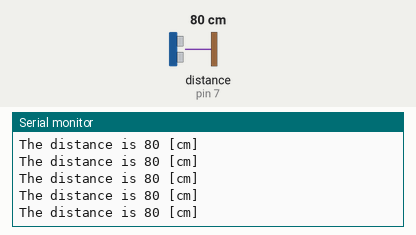
Simulated run of this sketch. Board: Arduino Uno, built with avr-gcc and run on an emulated ATmega328P. Parts: the last lines printed to the serial monitor. Wiring (inferred from the names in the program): ultrasonic range finder: trigger pin 6; echo pin 7. The test bench sets the inputs (shaded band); at power-on: distance to the obstacle (sensor on pin 7) 80 cm. The echo pulse lasts 58.3 µs per cm.

Above: at 1.2 s.
1.3 s: distance to the obstacle (sensor on pin 7) set to 2 cm
At 2.3 s:
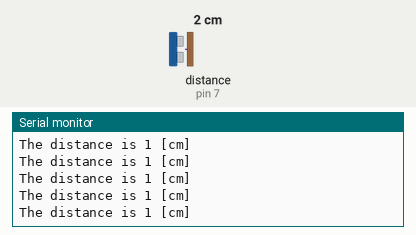
4.3 s: distance to the obstacle (sensor on pin 7) set to 18 cm
At 5.2 s:
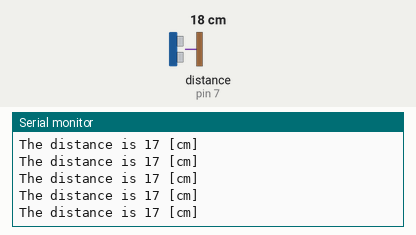
7.3 s: distance to the obstacle (sensor on pin 7) set to 4 cm
At 8.2 s:
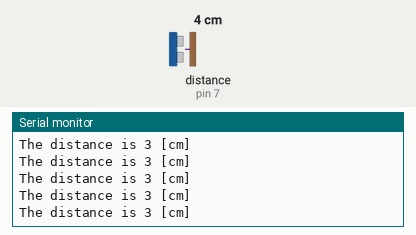
10.3 s: distance to the obstacle (sensor on pin 7) set to 35 cm
At 11.0 s:
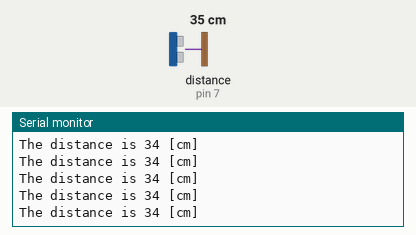
13.3 s: distance to the obstacle (sensor on pin 7) set to 9 cm
At 13.8 s:
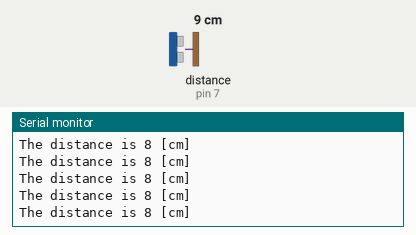
16.3 s: distance to the obstacle (sensor on pin 7) set to 60 cm
At 17.0 s:
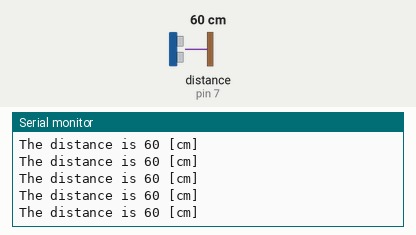
Timing chart, 0 to 19.3 s (numbered marks = the images above; inputs shaded):
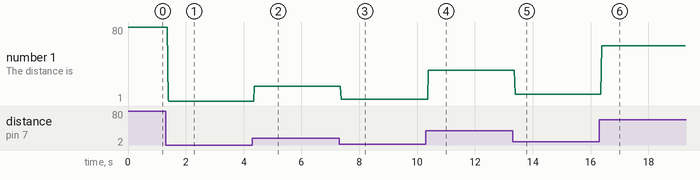

The sketch:

Ultrasonic.ino
```cpp
int trigPin = 6;
int echoPin = 7;
int duration, distance;

void setup() {
  Serial.begin (9600);
  pinMode(trigPin, OUTPUT);
  pinMode(echoPin, INPUT);
  }


void loop() {
digitalWrite(trigPin,HIGH); // send a pulse
delayMicroseconds(10);
digitalWrite(trigPin,LOW);
duration = pulseIn(echoPin,HIGH);// get the pulse width
distance = duration/58; // convert the time to [cm]- formula by manufactur datasheet
Serial.print("The distance is "); // print the distance
Serial.print(distance); Serial.println(" [cm] ");
delay(1); // wait for new mesure
}
```

Measured:
- after the input at 1.3 s, the serial monitor: prints a new line after 0.08 s (image 1)
- after the input at 4.3 s, the serial monitor: prints a new line after 0.07 s (image 2)
- after the input at 7.3 s, the serial monitor: prints a new line after 0.08 s (image 3)
- after the input at 10.3 s, the serial monitor: prints a new line after 0.09 s (image 4)
- after the input at 13.3 s, the serial monitor: prints a new line after 0.09 s (image 5)
- after the input at 16.3 s, the serial monitor: prints a new line after 0.08 s (image 6)
- plotted number 1: 80 → 1 after the input at 1.3 s, 1 → 17 after the input at 4.3 s, 17 → 3 after the input at 7.3 s, 3 → 34 after the input at 10.3 s, 34 → 8 after the input at 13.3 s
